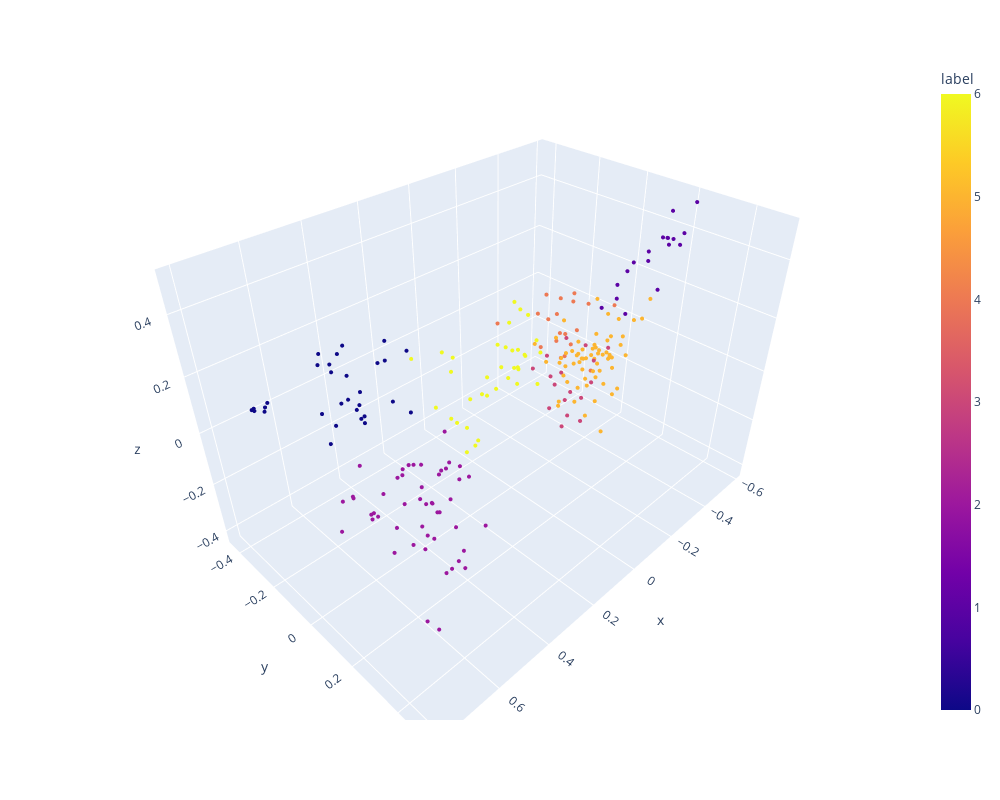

The notebook cell this image was saved under:
### Markdown cell above
### Plots

### Code cell
cluster_words(year=year, axis=1, percentiles=percentiles, with_parliament=with_parliament)

### Figure 1 — Plotly figure (JSON) as saved in the notebook; plotly's stock layout.template omitted (floating-point values rounded to 4 significant figures; data arrays with more than 128 entries replaced by an {"elided": "..."} marker saying what was removed)
{"data": [{"hovertemplate": "x=%{x}<br>y=%{y}<br>z=%{z}<br>label=%{marker.color}<extra></extra>", "legendgroup": "", "marker": {"color": {"elided": "252 int values"}, "coloraxis": "coloraxis", "size": 1.4, "symbol": "circle"}, "mode": "markers", "name": "", "scene": "scene", "showlegend": false, "type": "scatter3d", "x": {"elided": "252 float values"}, "y": {"elided": "252 float values"}, "z": {"elided": "252 float values"}}], "layout": {"coloraxis": {"colorbar": {"title": {"text": "label"}}, "colorscale": [[0, "#0d0887"], [0.1111, "#46039f"], [0.2222, "#7201a8"], [0.3333, "#9c179e"], [0.4444, "#bd3786"], [0.5556, "#d8576b"], [0.6667, "#ed7953"], [0.7778, "#fb9f3a"], [0.8889, "#fdca26"], [1, "#f0f921"]]}, "height": 800, "legend": {"tracegroupgap": 0}, "margin": {"t": 60}, "scene": {"domain": {"x": [0, 1], "y": [0, 1]}, "xaxis": {"title": {"text": "x"}}, "yaxis": {"title": {"text": "y"}}, "zaxis": {"title": {"text": "z"}}}, "width": 1000}}
